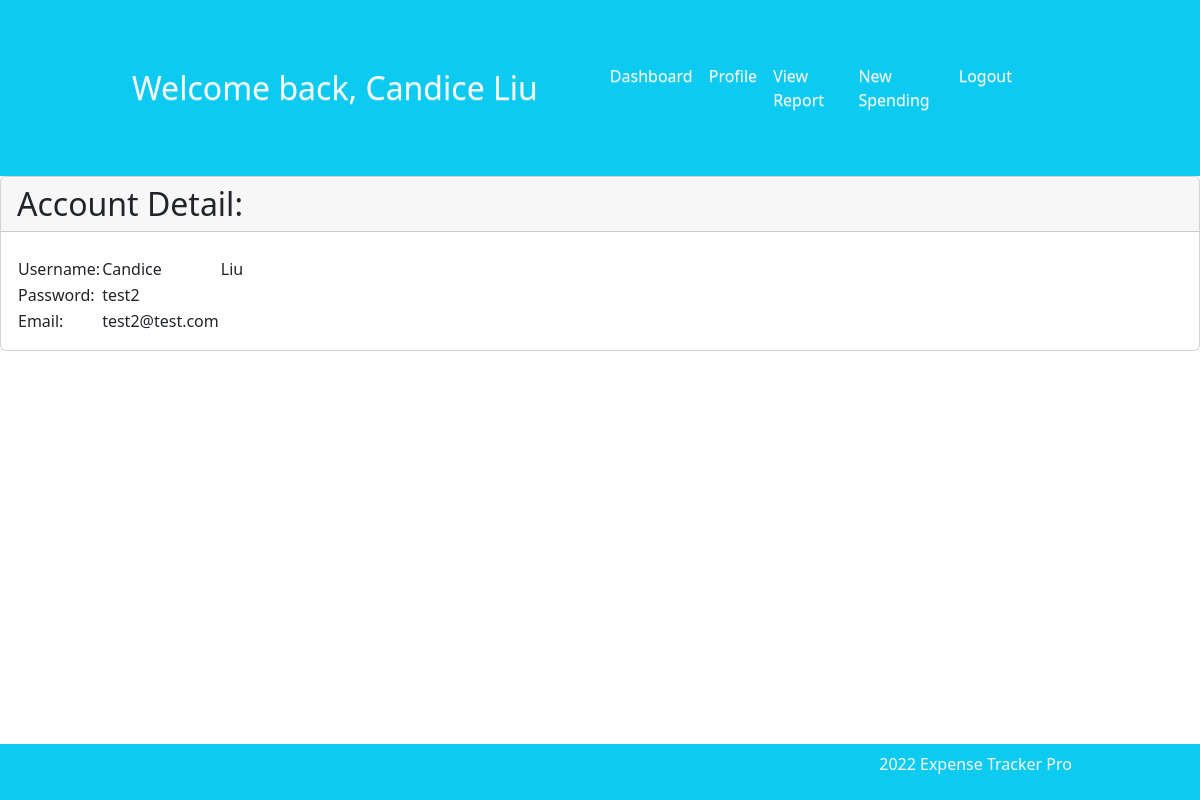
The app's page /website/profile.php (signed in), older data.
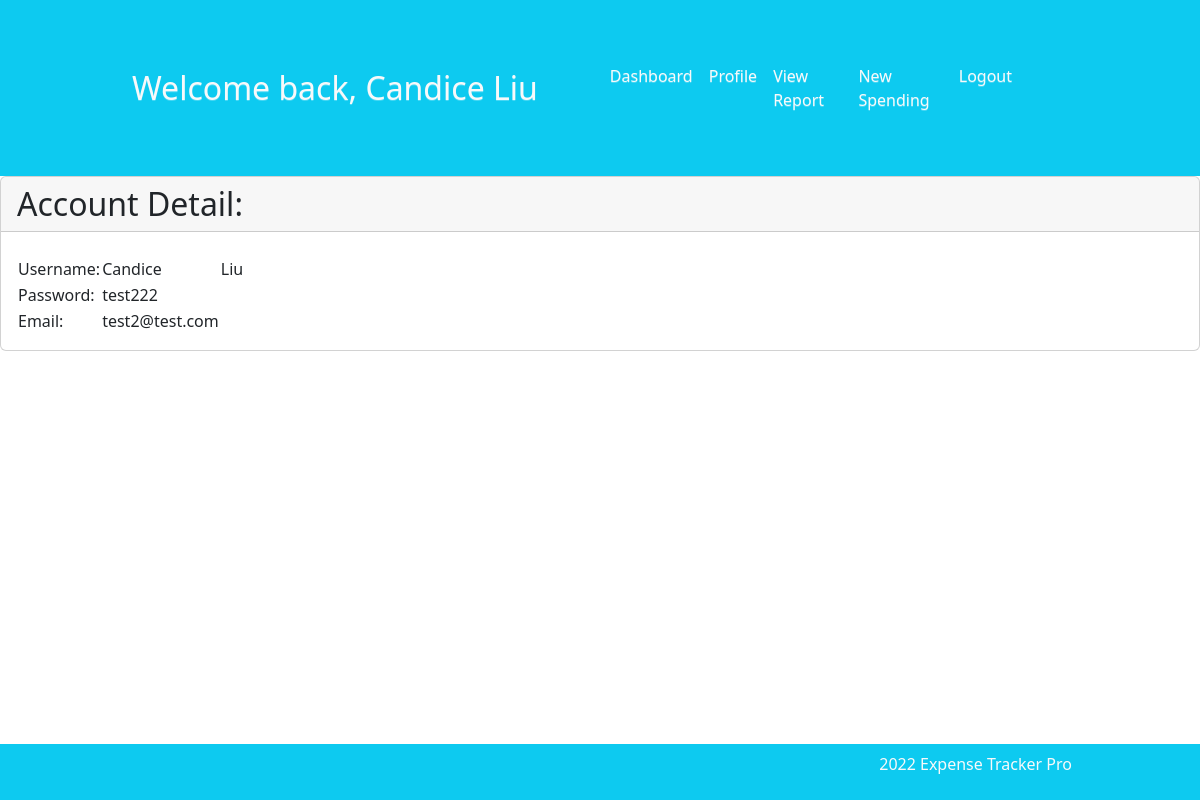
The same page, newer data.
### tables this page shows
CREATE TABLE `users` (
  `id` int(11) NOT NULL,
  `firstName` varchar(10) NOT NULL,
  `lastName` varchar(10) NOT NULL,
  `email` varchar(20) NOT NULL,
  `password` varchar(10) NOT NULL
);

### website/profile.php (the view, shortened to what this page needs)
<?php
require "./php/connection.php";
$stmt = $con->prepare('SELECT firstName, lastName, password, email FROM users WHERE id = ?');
$stmt->bind_param('i', $_SESSION['id']);
$stmt->execute();
$stmt->bind_result($firstName, $lastName, $password, $email);
?>
<!DOCTYPE html>
<html>
<head>
	<?php
    require_once "./php/header.php";
    ?>
	<link rel="stylesheet" type="text/css" href="" />
</head>
<body class="loggedin">
	<?php
    require "./php/nav_inner.php"
    	?>
	<div class="card">
		<h2 class="card-header">Account Detail:</h2>
		<div class="card-body">
			<table>
				<tr>
					<td>Username:</td>
					<td>
						<?= $firstName ?>
					</td>
					<td>
						<?= $lastName ?>
					</td>
				</tr>
				<tr>
					<td>Password:</td>
					<td>
						<?= $password ?>
					</td>
				</tr>
				<tr>
					<td>Email:</td>
					<td>
						<?= $email ?>
					</td>
				</tr>
			</table>
		</div>
	</div>
	<?php
    require "./php/footer_outer.php"
    	?>
</body>
</html>

### website/php/nav_inner.php (shortened to what this page needs)
<?php
require "./php/connection.php";
$stmt0 = $con->prepare('SELECT firstName, lastName, password, email FROM users WHERE id = ?');
$stmt0->bind_param('i', $_SESSION['id']);
$stmt0->execute();
$stmt0->bind_result($firstName, $lastName, $password, $email);
?>
<nav class="navbar navbar-expand-md bg-info">
    <div class="container">
        <a class="navbar-brand" href="#">
            <span class="h2 text-light">Welcome back, <?= $firstName, " ", $lastName ?></span>
        </a>
        <div class="collapse navbar-collapse bg-info px-5 py-5
          justify-content-end" id="n_bar">
            <ul class="navbar-nav">
                <li class="nav-item active">
                    <a class="nav-link text-light " href="./welcome.php">Dashboard</a>
                </li>
                <li class="nav-item ">
                    <a class="nav-link text-light " href="./profile.php">Profile</a>
                </li>
                <li class="nav-item ">
                    <a class="nav-link text-light " href="./report.php">View Report</a>
                </li>
                <li class="nav-item ">
                    <a class="nav-link text-light " href="./insert.php">New Spending</a>
                </li>
                <li class="nav-item ">
                    <a class="nav-link text-light " href="./logout.php">Logout</a>
                </li>
            </ul>
        </div>
    </div>
</nav>

Row changes from the older to the newer data that the page shows:
changed users "Candice": password "test2" → "test222"
